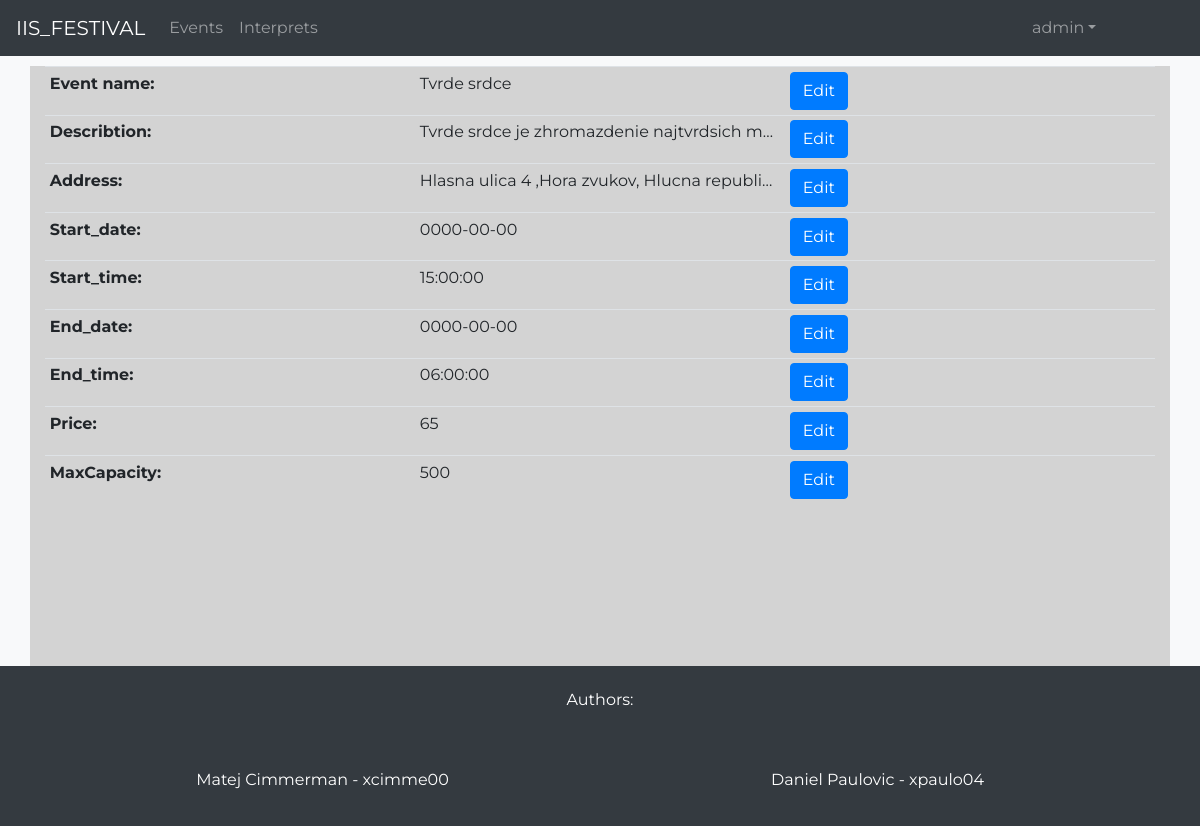
Page /manage_event.php?id=1 (signed in) on the earlier database version.
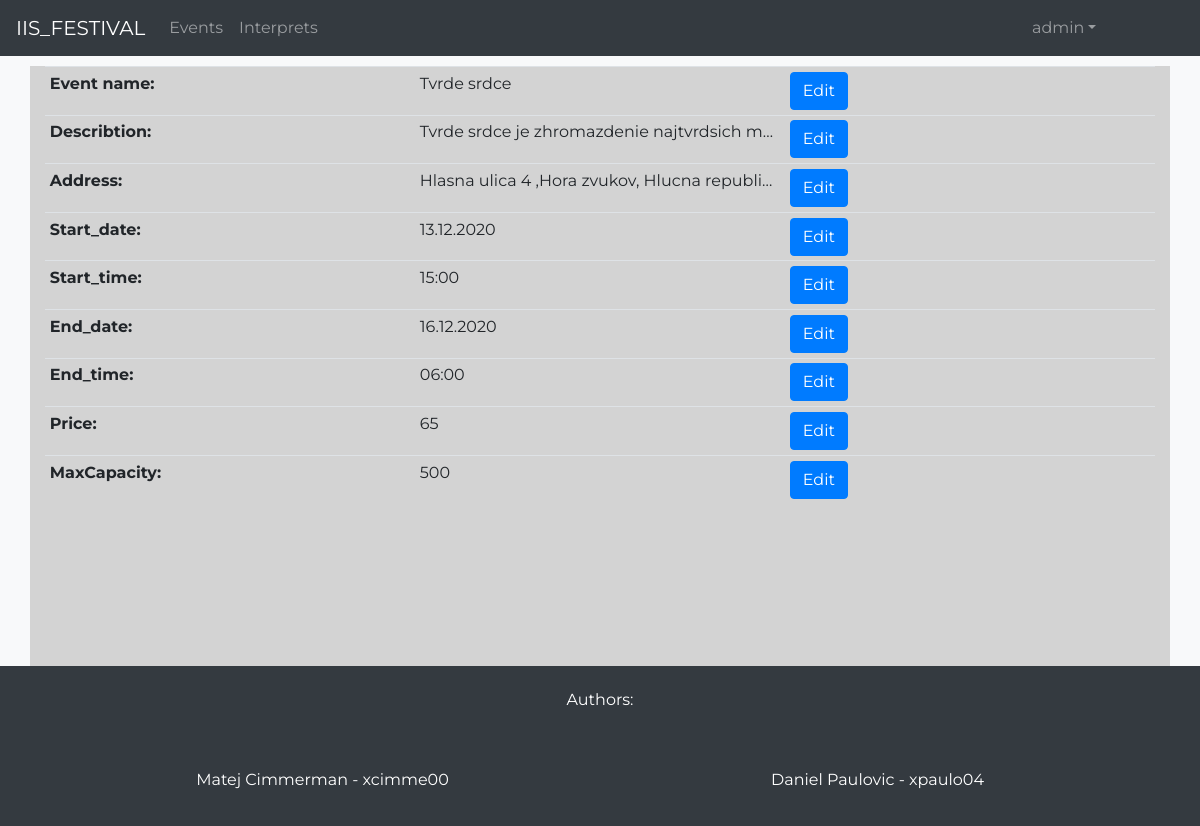
Same page on the later database version.
### tables this page shows
CREATE TABLE EVENTS (
    EventID int PRIMARY KEY AUTO_INCREMENT NOT NULL,
    Name varchar(128) NOT NULL,
    Describtion varchar(255),
    Address varchar(128) NOT NULL,
    Start_date varchar(32) NOT NULL,
    Start_time varchar(32) NOT NULL,
    End_date varchar(32) NOT NULL,
    End_time varchar(32) NOT NULL,
    Price float(24) NOT NULL,
    Capacity int NOT NULL,
    Reserved int NOT NULL,
    MaxCapacity int NOT NULL,
    UserID int NOT NULL,
    FOREIGN KEY (UserID) REFERENCES USERS(UserID)
);

### src/php/includes/general_functions.include.php (called while the page is built, shortened)
<?php
function event_exists_byid($conn, $id)
{
    $sql = "SELECT * FROM EVENTS WHERE EventID = ?;";
    $stmt = mysqli_stmt_init($conn);
    if(!mysqli_stmt_prepare($stmt, $sql))
    {
        header("location: ../../event.php?error=stmt_failed");
        exit();
    }
    mysqli_stmt_bind_param($stmt, "i", $id);
    mysqli_stmt_execute($stmt);
    $result = mysqli_stmt_get_result($stmt);
    if($row = mysqli_fetch_assoc($result))
    {
        return $row;
    }
    else
    {
        $result = false;
        return $result;
    }
}
function is_owner($conn, $eventid, $userid)
{
    $query = "SELECT * FROM EVENTS WHERE EventID = $eventid AND UserID = $userid;";
    $result = mysqli_query($conn, $query);
    $data = array();
    while($row = mysqli_fetch_assoc($result))
    {
        $data[] = $row;
    }
    if(count($data) == 0)
    {
        return false;
    }
    else
    {
        return true;
    }
}

### src/manage_event.php (the view)
<?php
    include_once 'header.php';
?>
    <div class="container fullscreen-container wider-container">
        <?php
            if(isset($_SESSION["UserID"]))
            {
                require_once 'php/includes/database_handler.include.php';
                require_once 'php/includes/general_functions.include.php';
                if(!isset($_GET["id"]))
                {
                    echo "<p>Event not found.</p>";
                }
                else
                {
                    if(is_owner($conn, $_GET["id"], $_SESSION["UserID"]) || isset($_SESSION["admin"]))
                    {
                        $event = event_exists_byid($conn, $_GET["id"]);
                        $event_id = $_GET["id"];
                        $eventname = $event["Name"];
                        $describtion = $event["Describtion"];
                        $Address = $event["Address"];
                        $Start_date = $event["Start_date"];
                        $Start_time = $event["Start_time"];
                        $End_date = $event["End_date"];
                        $End_time = $event["End_time"];
                        $Price = $event["Price"];
                        $MaxCapacity = $event["MaxCapacity"];
                        echo "
                        <table class=\"table table-sm\">
                            <tr>
                                <th scope=\"col\">Event name:</th>
                                <td>$eventname</td>
                                <td>
                                    <button type=\"submit\" class=\"btn btn-primary\" id=\"Name\">
                                        <a class=\"text-white\" href=\"edit_event.php?info=Name&event_id=$event_id\">Edit</a>
                                    </button>
                                </td>
                            </tr>
                            <tr>
                                <th scope=\"col\">Describtion:</th>
                                <td>$describtion</td>
                                <td>
                                    <button type=\"submit\" class=\"btn btn-primary abtn\" id=\"Describtion\">
                                        <a class=\"text-white\" href=\"edit_event.php?info=Describtion&event_id=$event_id\">Edit</a>
                                    </button>
                                </td>
                            </tr>
                            <tr>
                                <th scope=\"col\">Address:</th>
                                <td>$Address</td>
                                <td>
                                    <button type=\"submit\" class=\"btn btn-primary abtn\" id=\"Address\">
                                        <a class=\"text-white\" href=\"edit_event.php?info=Address&event_id=$event_id\">Edit</a>
                                    </button>
                                </td>
                            </tr>
                            <tr>
                                <th scope=\"col\">Start_date:</th>
                                <td>$Start_date</td>
                                <td>
                                    <button type=\"submit\" class=\"btn btn-primary abtn\" id=\"Start_date\">
                                        <a class=\"text-white\" href=\"edit_event.php?info=Start_date&event_id=$event_id\">Edit</a>
                                    </button>
                                </td>
                            </tr>
                            <tr>
                                <th scope=\"col\">Start_time:</th>
                                <td>$Start_time</td>
                                <td>
                                    <button type=\"submit\" class=\"btn btn-primary abtn\" id=\"Start_time\">
                                        <a class=\"text-white\" href=\"edit_event.php?info=Start_time&event_id=$event_id\">Edit</a>
                                    </button>
                                </td>
                            </tr>
                            <tr>
                                <th scope=\"col\">End_date:</th>
                                <td>$End_date</td>
                                <td>
                                    <button type=\"submit\" class=\"btn btn-primary abtn\" id=\"End_date\">
                                        <a class=\"text-white\" href=\"edit_event.php?info=End_date&event_id=$event_id\">Edit</a>
                                    </button>
                                </td>
                            </tr>
                            <tr>
                                <th scope=\"col\">End_time:</th>
                                <td>$End_time</td>
                                <td>
                                    <button type=\"submit\" class=\"btn btn-primary abtn\" id=\"End_time\">
                                        <a class=\"text-white\" href=\"edit_event.php?info=End_time&event_id=$event_id\">Edit</a>
                                    </button>
                                </td>
                            </tr>
                            <tr>
                                <th scope=\"col\">Price:</th>
                                <td>$Price</td>
                                <td>
                                    <button type=\"submit\" class=\"btn btn-primary abtn\" id=\"Price\">
                                        <a class=\"text-white\" href=\"edit_event.php?info=Price&event_id=$event_id\">Edit</a>
                                    </button>
                                </td>
                            </tr>
                            <tr>
                                <th scope=\"col\">MaxCapacity:</th>
                                <td>$MaxCapacity</td>
                                <td>
                                    <button type=\"submit\" class=\"btn btn-primary abtn\" id=\"MaxCapacity\">
                                        <a class=\"text-white\" href=\"edit_event.php?info=MaxCapacity&event_id=$event_id\">Edit</a>
                                    </button>
                                </td>
                            </tr>
                        </table>
                        ";
                    }
                    else
                    {
                        echo "<p>Access restricted!</p>";
                    }
                }
            }
            else
            {
                header("location: login.php");
                exit();
            }
        ?>
    </div>
<?php
    include_once 'footer.php';
?>

Differences in the rows shown:
changed events "Tvrde srdce": Start_date "0000-00-00" → "13.12.2020"; Start_time "15:00:00" → "15:00"; End_date "0000-00-00" → "16.12.2020"; End_time "06:00:00" → "06:00"
